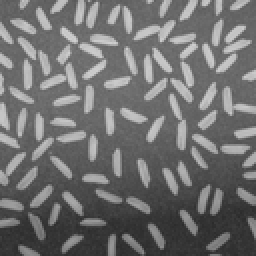
#> input picture lab4/home/rice.png, 128 x 128 px, shrunk from 256 x 256 before the run (shown 2 times larger)
$ jupyter execute 04_thresholding_hw.ipynb
#> lines starting #> are read from the running program, lines starting #| are printed output that depends on the picture; after the words box and inside, x2 and y2 are one past the last pixel; in counts of white or black regions, pixels touching at a corner belong together
# Binaryzacja

### Zadanie domowe - binaryzacja adaptacyjna w oknach z interpolacją.

Pokazana w ramach podstawowej części ćwiczenia binaryzacja adaptacyjna działa dobrze, ale jest dość złożona obliczeniowo (choć oczywiście należy mieć świadomość, że implementację można zoptymalizować i wyeliminować pewne powtarzające się obliczenia).
Zbliżone rozwiązanie można również realizować w nieco innym wariancie - w oknach.
Ogólna idea jest następująca: wejściowy obraz dzielimy na nienachodzące (rozłączne) okna - wygodnie jest założyć, że są one kwadratowe i o rozmiarze będącym potęgą liczby 2.
W każdym z okien obliczamy próg - niech to będzie średnia i stosujemy do binaryzacji lokalnej.
Jak nietrudno się domyślić efekt nie będzie dobry, gdyż na granicach okien wystąpią artefakty.
Aby je wyeliminować należy zastosować interpolację, co zostanie szczegółowo opisane poniżej.
Warto zaznaczyć, że podobny mechanizm interpolacji stosowany jest w poznanym wcześniej algorytmie CLAHE.
Zainteresowane osoby odsyłam do artykułu na [Wikipedii](https://en.wikipedia.org/wiki/Adaptive_histogram_equalization) oraz do artykułu o metodzie CLAHE - Zuiderveld, Karel. “Contrast Limited Adaptive Histograph Equalization.” Graphic Gems IV. San Diego: Academic Press Professional, 1994. 474–485.

[cell 1]
import cv2
import os
import requests
from matplotlib import pyplot as plt
import numpy as np

url = "https://raw.githubusercontent.com/vision-agh/poc_sw/master/04_Thresholding/"

RICE_FILENAME = "rice.png"
CATALOGUE_FILENAME = "catalogue.png"
for filename in [RICE_FILENAME, CATALOGUE_FILENAME]:
    if not os.path.exists(filename):
        r = requests.get(url + filename, allow_redirects=True)
        open(filename, "wb").write(r.content)


def show_grayscale_image(grayscale_image, ax=plt):
    rgb_image = cv2.cvtColor(grayscale_image, cv2.COLOR_GRAY2RGB)
    ax.imshow(rgb_image)

Na początek zaimplementujemy wariant metody bez interpolacji:
1. Wczytaj obraz _rice.png_.
2. W dwóch pętlach `for`, dla okien o ustalonym wymiarze $W$ (potęga 2), oblicz średnią:
- pętle powinny mieć krok $W$,
- wynik (tj. średnie) należy zapisać w pomocniczej tablicy,
- przydatny operator to `//` - dzielenie całkowitoliczbowe (*floor division*).

3. W kolejnych dwóch pętlach `for` (tym razem o kroku 1) przeprowadź binaryzację z wyznaczonymi progami.
   Tu oczywiście należy się sprytnie odwołać do wyników z tablicy pomocniczej.
   Wyświetl wyniki - czy jest on poprawny?
   Podpowiedź - błędy lepiej widać dla mniejszego rozmiaru okna (np. 16 x 16).

[cell 2]
rice_image = cv2.imread(RICE_FILENAME, cv2.IMREAD_GRAYSCALE)
#> rice_image is the input picture: shape (128, 128); min 43, max 207, mean 111.4
show_grayscale_image(rice_image)

[cell 3]
from math import ceil


def binarize_window_wise(image, window_size: int):
#> called with window_size = 16
    width, height = image.shape
#> width = 128; height = 128
    thresholds = np.zeros(
        shape=(ceil(width / window_size), ceil(height / window_size)),
        dtype=np.float64,
    )
    for x in range(thresholds.shape[0]):
        for y in range(thresholds.shape[1]):
            surroundings = image[
                x * window_size : min((x + 1) * window_size, width),
                y * window_size : min((y + 1) * window_size, height),
            ]
            thresholds[x, y] = np.mean(surroundings)

    binarized_image = np.zeros(shape=image.shape, dtype=image.dtype)
    for x in range(width):
        for y in range(height):
            binarized_image[x, y] = (
                image[x, y] > thresholds[x // window_size, y // window_size]
            ).astype(np.uint8) * 255
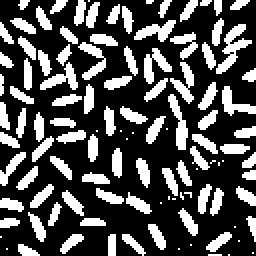
#> binarized_image: shape (128, 128) (shown 2 times larger); 31.1% white; 112 white regions (28 under 20 px), largest, box (x1, y1, x2, y2) and area: (108, 12, 126, 37) 162, (84, 47, 94, 75) 122, (72, 24, 86, 42) 115

    return binarized_image

[cell 4]
binarized_rice = binarize_window_wise(rice_image, window_size=16)

show_grayscale_image(binarized_rice)

4. Rozwiązaniem problemu artefaktów na obrazie jest zastosowanie interpolacji.
   Próg binaryzacji dla danego piksela wyliczany jest na podstawie progów z sąsiednich okien.


   Koncepcja została przedstawiona na powyższym rysunku.
   Możliwe są 3 przypadki:
   - piksel leży w rogach obrazu (kolor czerwony) - wtedy za próg przyjmuje się wartość średniej obliczonej dla danego okna,
   - piksel leży na krawędzi obrazu (kolor zielony) - wtedy za próg przyjmuje się wartość obliczoną na podstawie średnich z dwóch sąsiednich okien,
   - piksel leży w środku (kolor fioletowy) - wtedy próg jest obliczany na podstawie 4 sąsiednich okien.

   Uwaga. Proszę zwrócić uwagę, że sprawa jest dość złożona.
   Obraz dzielimy na okna (dla nich liczymy średnią) i następnie każde z okien "wirtualnie" na cztery sub-okna (linie przerywane).
   To ułatwia znalezienie środków okien (czarne kwadraty), które są wykorzystywane w interpolacji.

5. Implementujemy interpolację.
   Potrzebujemy do tego znać progi (jeden, dwa lub cztery), ale dla przejrzystości obliczeń lepiej zawsze przyjąć cztery oraz odległości od rozważnego piksela do środka sąsiednich okien (też w ogólnym przypadku 4):
   - całość sprowadza się do określania pozycji piksela,
   - na początek rozważmy przypadek czterech narożników (kolor czerwony na rysunku) - trzeba napisać `if`, który je wyznaczy,
   - warto sprawdzić, czy nie popełniliśmy błędu i np. tymczasowo do obrazu wynikowego w tym miejscu przypisać wartość 255. Efekt powinien być taki, że widoczne będą tylko narożniki.
   - drugi przypadek do brzegi (kolor zielony) - postępujemy podobnie jak przy narożnikach, przy czym osobno wydzielamy brzegi pionowe i poziome. Tu też warto sobie obrazek "pokolorować".
   - na koniec wyznaczamy piksele w środku.
   - analizując poprawność proszę zwrócić uwagę na to, żeby nie było przerw pomiędzy obszarami.
   - mając podział możemy dla każdego z obszarów wyliczyć cztery progi ($t11, t12, t21, t22$):
        - dla narożników wartość ta będzie identyczna i wynosi po prostu `t11 =t[jT][iT]`, gdzie `iT=i//W` oraz `jT=j//W`.
          Uwaga. Proszę używać indeksów tymczasowych $jT,iT$, gdyż będą potrzebne w dalszych obliczeniach.
        - dla brzegów pionowych występują dwie wartości: okno bieżące i sąsiednie.
          Wyznaczenie współrzędnej poziomej jest proste (jak dla narożników).
          Nad współrzędną pionową trzeba się chwilę zastanowić - aby nie rozważać wielu przypadków można od bieżącej współrzędnej odjąć połowę rozmiaru okna i dopiero później wykonać dzielenie przez rozmiar okna.
          W ten sposób otrzymujemy indeks okna o mniejszej współrzędnej.
          Indeks drugiego uzyskamy dodając 1.
          Proszę się zastanowić dlaczego to działa - najlepiej to sobie rozrysować.
        - dla brzegów poziomych należy postąpić analogicznie,
        - obliczenia dla obszaru wewnątrz powinny być już oczywiste.
   - kolejny krok to wyliczenie odległości pomiędzy rozważanym pikselem, a czterema środkami.
     Przykładowo dla osi X wygląda to następująco: `dX1 = i - W/2 - iT*W` oraz `dX2 = (iT+1)*W - i-W/2`.
     Dla osi Y analogicznie.
     Ponownie proszę się zastanowić dlaczego to jest poprawne - najlepiej to sobie narysować.
   - ostatni krok to interpolacja dwuliniowa.
     Wykonamy ją w trzech krokach:
     - interpolacja w osi X dla dwóch górnych okien - sprowadza się ona do średniej ważonej pomiędzy wartościami $t11$ i $t12$, przy czym wagi to odpowiednio $dX2/W$ i $dX1/W$.
       Ponownie na podstawie rysunku proszę to przemyśleć.
     - interpolacja w osi X dla dolnych okien jest analogiczna,
     - interpolacja w osi Y również jest analogiczna, z tym, że wejściem są dwa wyniki interpolacji w poziomie.

6. "Kropka nad i" to oczywiście binaryzacja z wyznaczonym poprzez interpolację progiem - proszę dobrać rozmiar okna.

[cell 5]
from math import sqrt


def binarize_with_interpolation(image, window_size: int):
#> called with window_size = 16
    width, height = image.shape
#> width = 128; height = 128
    thresholds = np.zeros(
        shape=(width // window_size, height // window_size),
        dtype=np.float64,
    )
    for x in range(thresholds.shape[0]):
        for y in range(thresholds.shape[1]):
            surroundings = image[
                x * window_size : (x + 1) * window_size,
                y * window_size : (y + 1) * window_size,
            ]
            thresholds[x, y] = np.mean(surroundings)

    binarized_image = np.zeros(shape=image.shape, dtype=image.dtype)
    for x in range(width):
        for y in range(height):
            # Sub-window coordinates
            sub_win_x = x // (window_size // 2)
            sub_win_y = y // (window_size // 2)

            # Window coordinates
            win_x, win_y = sub_win_x // 2, sub_win_y // 2

            # Part of given window
            part_x, part_y = sub_win_x % 2, sub_win_y % 2

            borders_vertically = (
                lambda sub_win_x: sub_win_x == 0
                or sub_win_x == 2 * thresholds.shape[0] - 1
            )
            borders_horizontally = (
                lambda sub_win_y: sub_win_y == 0
                or sub_win_y == 2 * thresholds.shape[1] - 1
            )

            # Corners
            if borders_vertically(sub_win_x) and borders_horizontally(sub_win_y):
                threshold = thresholds[win_x, win_y]

            else:
                win2_y = win_y - 1 if part_y == 0 else win_y + 1
                win2_x = win_x - 1 if part_x == 0 else win_x + 1

                # Borders
                if borders_vertically(sub_win_x) or borders_horizontally(sub_win_y):
                    # Vertical border
                    if borders_vertically(sub_win_x):
                        t1 = thresholds[win_x, win_y]
                        t2 = thresholds[win_x, win2_y]

                        d1 = abs(y - (win_y + window_size // 2))
                        d2 = abs(y - (win2_y + window_size // 2))

                    # Horizontal border
                    else:
                        t1 = thresholds[win_x, win_y]
                        t2 = thresholds[win2_x, win_y]

                        d1 = abs(x - (win_x + window_size // 2))
                        d2 = abs(x - (win2_x + window_size // 2))

                    # Pixel lies exactly on a window center line
                    if d1 == 0:
                        threshold = t1
                    elif d2 == 0:
                        threshold = t2

                    # Ordinary case
                    else:
                        threshold = (1 / d1 * t1 + 1 / d2 * t2) / (1 / d1 + 1 / d2)

                # Inner image
                else:
                    euclidean_distance = lambda x1, y1, x2, y2: sqrt(
                        (x1 - x2) ** 2 + (y1 - y2) ** 2
                    )
                    t_n, d_n = [], []
                    for w_x, w_y in [
                        (w_x, w_y) for w_x in [win_x, win2_x] for w_y in [win_y, win2_y]
                    ]:
                        t = thresholds[w_x, w_y]
                        d = euclidean_distance(
                            x, y, w_x + window_size // 2, w_y + window_size // 2
                        )

                        t_n.append(t)
                        d_n.append(d)

                    threshold = None
                    for d, t in zip(d_n, t_n):
                        # Pixel lies exactly on a window center point
                        if d == 0:
                            threshold = t
                            break

                    # Ordinary case
                    if threshold is None:
                        threshold = 0
                        denominator = 0
                        for d, t in zip(d_n, t_n):
                            threshold += 1 / d * t
                            denominator += 1 / d

                        threshold /= denominator

            binarized_image[x, y] = (image[x, y] > threshold).astype(np.uint8) * 255
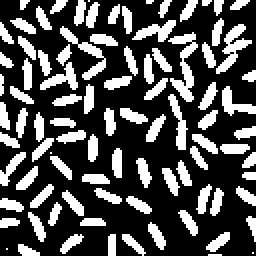
#> binarized_image: shape (128, 128) (shown 2 times larger); 31% white; 92 white regions (9 under 20 px), largest, box (x1, y1, x2, y2) and area: (84, 16, 99, 51) 209, (108, 12, 126, 37) 163, (30, 13, 53, 40) 151
#> after the loop, denominator = 0.0271

    return binarized_image

[cell 6]
show_grayscale_image(binarize_with_interpolation(rice_image, window_size=16))

7. Na koniec proszę porównać na wspólnym rysunku poznane metody binaryzacji:
- Otsu,
- lokalna na podstawie średniej,
- lokalna Sauvoli,
- lokalna w oknach bez interpolacji,
- lokalna w oknach z interpolacją.

Proszę pod porównaniem, w osobnej sekcji *markdown*, krótko skomentować uzyskane wyniki.

### Funkcje z części obowiązkowej

[cell 7]
def binarize_image(image, threshold=128):
    return (image > threshold).astype(np.uint8) * 255


def binarize_otsu(image):
    lib_threshold, _ = cv2.threshold(image, 0, maxval=255, type=cv2.THRESH_OTSU)
    return binarize_image(image, lib_threshold)


def binarize_locally(image, window_size, threshold_funtion):
    width, height = image.shape
    # Window radius
    rad = window_size // 2
    result_image = np.zeros(shape=image.shape, dtype=image.dtype)

    for y in range(height):
        for x in range(width):
            surroundings = image[
                max(y - rad, 0) : min(y + rad, height),
                max(x - rad, 0) : min(x + rad, height),
            ]
            threshold = threshold_funtion(surroundings)
            result_image[y][x] = 0 if image[y][x] <= threshold else 255

    return result_image


def binarize_locally_mean(image, window_size):
    return binarize_locally(
        image, window_size, threshold_funtion=lambda surroundings: np.mean(surroundings)
    )


def binarize_locally_sauvoli(
    image, window_size, k=0.15, R=128, is_backgroud_white=True
):
    def calculate_threshold(surroundings):
        sign = 1.0 if is_backgroud_white else -1.0
        return np.mean(surroundings) * (
            1.0 + sign * k * (np.std(surroundings) / R - 1.0)
        )

    return binarize_locally(image, window_size, threshold_funtion=calculate_threshold)

[cell 8]
def present_binarization(image, backgroud_color="white", window_size=16):
#> called with backgroud_color = 'black', window_size = 16
    binarize_functions = [
        ("Original image", lambda image: image),
        ("Otsu", binarize_otsu),
        ("Locally - mean", lambda image: binarize_locally_mean(image, window_size)),
        (
            "Locally - Sauvoli",
            lambda image: binarize_locally_sauvoli(
                image, window_size, is_backgroud_white=backgroud_color == "white"
            ),
        ),
        ("Window-wise", lambda image: binarize_window_wise(image, window_size)),
        (
            "Window-wise with interpolation",
            lambda image: binarize_with_interpolation(image, window_size),
        ),
    ]
    images_per_row = 3

    fig, axs = plt.subplots(
        ncols=images_per_row,
        nrows=ceil(len(binarize_functions) / images_per_row),
        figsize=(14, 9),
    )
    for i, (title, binarize_fun) in enumerate(binarize_functions):
        binarized_image = binarize_fun(image)

        ax = axs[i // images_per_row][i % images_per_row]
        ax.set_title(title)
        show_grayscale_image(binarized_image, ax)
#> this loop made 6 passes
#> title on passes 1, 5, 6: 'Original image', 'Window-wise', 'Window-wise with interpolation'
#> title on pass 2: 'Otsu'


present_binarization(rice_image, backgroud_color="black")
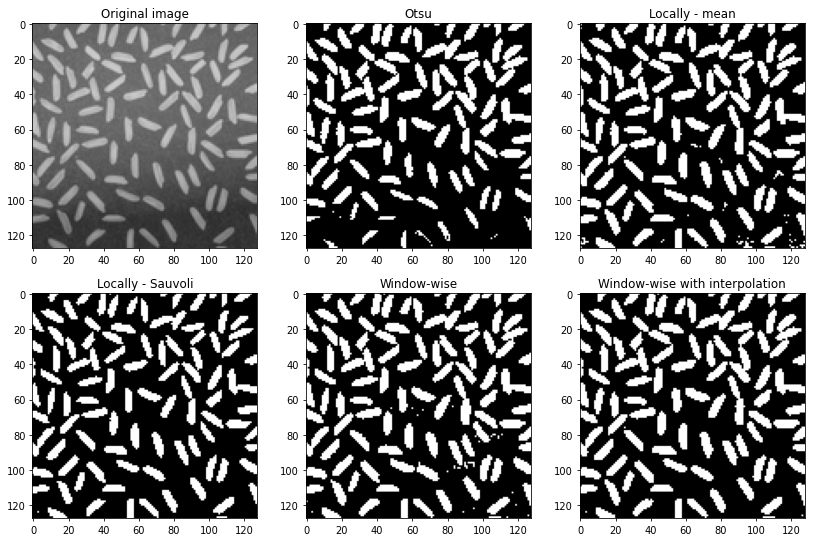
#> figure drawn by matplotlib, 6 panels

[cell 9]
catague_image = cv2.imread(CATALOGUE_FILENAME, cv2.IMREAD_GRAYSCALE)
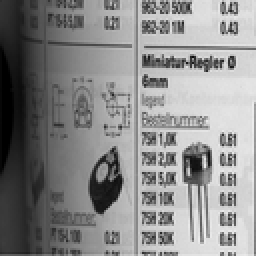
#> input picture lab4/home/catalogue.png, 128 x 128 px, shrunk from 256 x 256 before the run (shown 2 times larger)
#> catague_image is the input picture: shape (128, 128); min 0, max 242, mean 138

present_binarization(catague_image, backgroud_color="white")
#> call 2 of present_binarization, with backgroud_color = 'white', window_size = 16
#> the loop in present_binarization (call 2), `for i, (title, binarize_fun) in enumerate(binarize_functions):` made 6 passes
#> after the loop in present_binarization (call 2), `for i, (title, binarize_fun) in enumerate(binarize_functions):`:
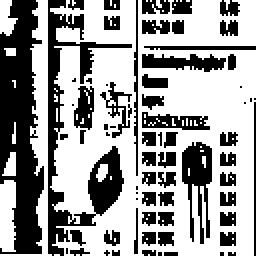
#> binarized_image: shape (128, 128) (shown 2 times larger); 61.5% white; 70 black regions (26 under 20 px), largest, box (x1, y1, x2, y2) and area: (0, 0, 22, 127) 1842, (24, 0, 66, 128) 1367, (91, 71, 106, 122) 412
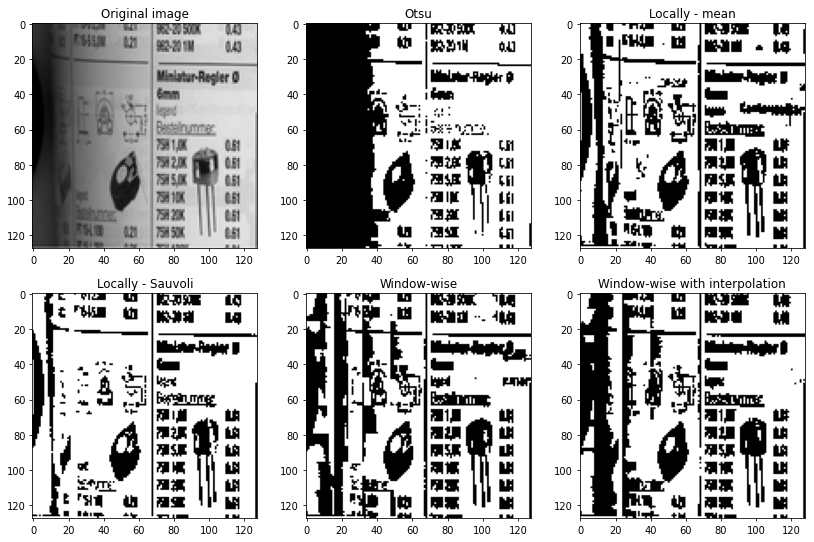
#> figure drawn by matplotlib, 6 panels

[cell 10]
JET_FILENAME = "jet.bmp"
JET_URL = "https://raw.githubusercontent.com/vision-agh/poc_sw/master/03_Histogram/"

if not os.path.exists(JET_FILENAME):
    r = requests.get(JET_URL + JET_FILENAME, allow_redirects=True)
    open(JET_FILENAME, "wb").write(r.content)

jet_image = cv2.imread(JET_FILENAME)
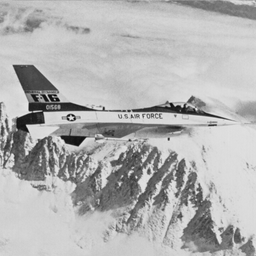
#> input picture lab4/home/jet.bmp, 256 x 256 px, shrunk from 512 x 512 before the run
#> jet_image is the input picture: shape (256, 256, 3); min 5, max 236, mean 178
jet_image = cv2.cvtColor(jet_image, cv2.COLOR_RGB2GRAY)
#> jet_image: shape (256, 256)

present_binarization(jet_image, backgroud_color="white")
#> call 3 of present_binarization, with backgroud_color = 'white', window_size = 16
#> the loop in present_binarization (call 3), `for i, (title, binarize_fun) in enumerate(binarize_functions):` made 6 passes
#> pass 3, in present_binarization (call 3), `binarized_image = binarize_fun(image)`:
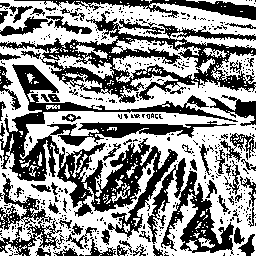
#> binarized_image: shape (256, 256); 56.4% white; 482 black regions (417 under 20 px), largest, box (x1, y1, x2, y2) and area: (0, 64, 238, 238) 9694, (0, 13, 256, 103) 6434, (147, 158, 234, 255) 2801
#> after the loop in present_binarization (call 3), `for i, (title, binarize_fun) in enumerate(binarize_functions):`:
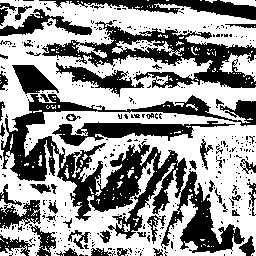
#> binarized_image: shape (256, 256); 58.4% white; 397 black regions (344 under 20 px), largest, box (x1, y1, x2, y2) and area: (1, 94, 256, 253) 11374, (42, 21, 256, 88) 4868, (52, 121, 235, 146) 1870
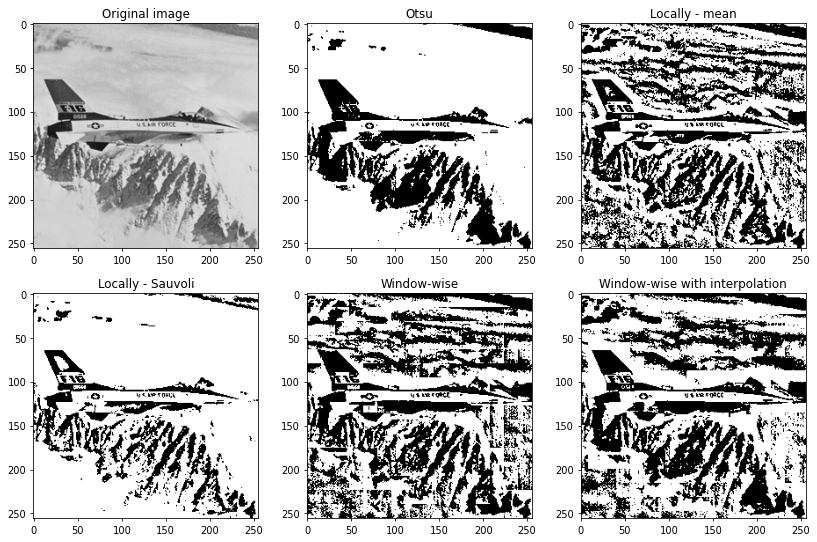
#> figure drawn by matplotlib, 6 panels
